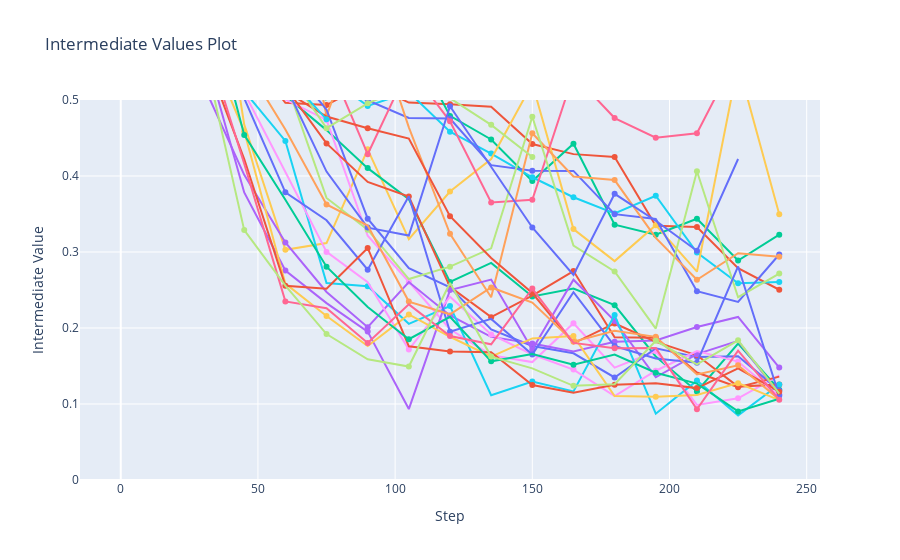

Here is the notebook cell this chart was saved with:
### Code cell
fig = optuna.visualization.plot_intermediate_values(study_architecture)

# Fix the visible y-range
fig.update_yaxes(range=[0.0, 0.5])

### Figure 1 — Plotly figure (JSON) as saved in the notebook; plotly's stock layout.template omitted (floating-point values rounded to 4 significant figures)
{"data": [{"marker": {"maxdisplayed": 10}, "mode": "lines+markers", "name": "Trial0", "type": "scatter", "x": [0, 15, 30, 45, 60, 75, 90, 105, 120, 135, 150, 165, 180, 195, 210, 225, 240], "y": [0.5898, 0.741, 0.7088, 0.7066, 0.6888, 0.6583, 0.6375, 0.6383, 0.6148, 0.593, 0.5867, 0.5713, 0.5542, 0.5459, 0.54, 0.5217, 0.5199]}, {"marker": {"maxdisplayed": 10}, "mode": "lines+markers", "name": "Trial1", "type": "scatter", "x": [0, 15, 30, 45, 60, 75, 90, 105, 120, 135, 150, 165, 180, 195, 210, 225, 240], "y": [0.6424, 0.6892, 0.5405, 0.5661, 0.4963, 0.4933, 0.5222, 0.4966, 0.4945, 0.491, 0.442, 0.4288, 0.4249, 0.3345, 0.3329, 0.2788, 0.2503]}, {"marker": {"maxdisplayed": 10}, "mode": "lines+markers", "name": "Trial2", "type": "scatter", "x": [0, 15, 30, 45, 60, 75, 90, 105, 120, 135, 150, 165, 180, 195, 210, 225, 240], "y": [0.7186, 0.683, 0.6777, 0.5893, 0.6329, 0.575, 0.517, 0.5811, 0.4791, 0.4481, 0.3933, 0.4425, 0.3359, 0.3227, 0.3438, 0.2888, 0.3228]}, {"marker": {"maxdisplayed": 10}, "mode": "lines+markers", "name": "Trial3", "type": "scatter", "x": [0, 15, 30, 45, 60, 75, 90, 105, 120, 135, 150, 165, 180, 195, 210, 225, 240], "y": [0.6823, 0.6816, 0.6942, 0.6906, 0.6827, 0.6743, 0.6663, 0.6515, 0.6258, 0.6471, 0.6115, 0.6022, 0.5959, 0.5758, 0.5706, 0.5545, 0.5282]}, {"marker": {"maxdisplayed": 10}, "mode": "lines+markers", "name": "Trial4", "type": "scatter", "x": [0, 15, 30, 45, 60, 75, 90, 105, 120, 135, 150, 165, 180, 195, 210, 225, 240], "y": [0.6313, 0.7685, 0.6963, 0.7045, 0.6967, 0.6831, 0.6809, 0.682, 0.6928, 0.6828, 0.6825, 0.6803, 0.6804, 0.6778, 0.6781, 0.6716, 0.6696]}, {"marker": {"maxdisplayed": 10}, "mode": "lines+markers", "name": "Trial5", "type": "scatter", "x": [0, 15, 30, 45, 60, 75, 90, 105, 120, 135, 150, 165, 180, 195, 210, 225, 240], "y": [0.7179, 0.7164, 0.6271, 0.6053, 0.5499, 0.5313, 0.4922, 0.5102, 0.4584, 0.4295, 0.3983, 0.372, 0.3507, 0.3741, 0.2993, 0.2589, 0.2604]}, {"marker": {"maxdisplayed": 10}, "mode": "lines+markers", "name": "Trial6", "type": "scatter", "x": [0, 15, 30, 45, 60, 75, 90, 105, 120, 135, 150], "y": [0.6045, 0.7273, 0.7026, 0.6961, 0.6795, 0.6679, 0.6637, 0.6507, 0.6272, 0.6162, 0.6212]}, {"marker": {"maxdisplayed": 10}, "mode": "lines+markers", "name": "Trial7", "type": "scatter", "x": [0, 15, 30, 45, 60, 75], "y": [0.6772, 0.6693, 0.6709, 0.6751, 0.6768, 0.6922]}, {"marker": {"maxdisplayed": 10}, "mode": "lines+markers", "name": "Trial8", "type": "scatter", "x": [0, 15, 30, 45, 60, 75], "y": [1.796, 0.8525, 0.9101, 0.8931, 0.8451, 0.8181]}, {"marker": {"maxdisplayed": 10}, "mode": "lines+markers", "name": "Trial9", "type": "scatter", "x": [0, 15, 30, 45, 60, 75, 90, 105, 120, 135, 150, 165, 180, 195, 210, 225, 240], "y": [3.204, 1.452, 0.8111, 0.4676, 0.3028, 0.3118, 0.4351, 0.317, 0.3795, 0.4224, 0.5217, 0.3302, 0.288, 0.3353, 0.2741, 0.5473, 0.3496]}, {"marker": {"maxdisplayed": 10}, "mode": "lines+markers", "name": "Trial10", "type": "scatter", "x": [0, 15, 30, 45, 60, 75, 90, 105, 120, 135, 150, 165, 180, 195, 210, 225, 240], "y": [0.7158, 0.6806, 0.6437, 0.5819, 0.5756, 0.5305, 0.4997, 0.4764, 0.4756, 0.4142, 0.407, 0.4067, 0.3498, 0.3435, 0.2484, 0.2343, 0.2967]}, {"marker": {"maxdisplayed": 10}, "mode": "lines+markers", "name": "Trial11", "type": "scatter", "x": [0, 15, 30, 45, 60, 75], "y": [0.6053, 0.7191, 0.6965, 0.6338, 0.6121, 0.5915]}, {"marker": {"maxdisplayed": 10}, "mode": "lines+markers", "name": "Trial12", "type": "scatter", "x": [0, 15, 30, 45, 60, 75, 90, 105, 120, 135, 150, 165, 180, 195, 210, 225, 240], "y": [0.9325, 0.6889, 0.5597, 0.5592, 0.5055, 0.4604, 0.4104, 0.3694, 0.2606, 0.2856, 0.2414, 0.2518, 0.2301, 0.1626, 0.1165, 0.1795, 0.1189]}, {"marker": {"maxdisplayed": 10}, "mode": "lines+markers", "name": "Trial13", "type": "scatter", "x": [0, 15, 30, 45, 60, 75], "y": [0.8364, 0.6847, 0.6713, 0.5756, 0.5698, 0.5555]}, {"marker": {"maxdisplayed": 10}, "mode": "lines+markers", "name": "Trial14", "type": "scatter", "x": [0, 15, 30, 45, 60, 75, 90, 105, 120, 135, 150, 165, 180, 195, 210, 225, 240], "y": [2.684, 0.6896, 0.61, 0.5238, 0.7449, 0.479, 0.6271, 0.464, 0.324, 0.2405, 0.4563, 0.3994, 0.3947, 0.3186, 0.2635, 0.2984, 0.2936]}, {"marker": {"maxdisplayed": 10}, "mode": "lines+markers", "name": "Trial15", "type": "scatter", "x": [0, 15, 30, 45, 60, 75], "y": [0.9246, 0.7073, 0.6851, 0.5928, 0.5578, 0.6387]}, {"marker": {"maxdisplayed": 10}, "mode": "lines+markers", "name": "Trial16", "type": "scatter", "x": [0, 15, 30, 45, 60, 75, 90, 105, 120, 135, 150, 165, 180, 195, 210, 225], "y": [2.168, 0.6074, 0.6739, 0.6444, 0.5307, 0.5562, 0.4287, 0.5435, 0.4719, 0.3651, 0.3688, 0.5335, 0.4762, 0.4503, 0.4562, 0.5614]}, {"marker": {"maxdisplayed": 10}, "mode": "lines+markers", "name": "Trial17", "type": "scatter", "x": [0, 15, 30, 45, 60, 75], "y": [6.701, 2.004, 0.8712, 2.153, 1.141, 1.253]}, {"marker": {"maxdisplayed": 10}, "mode": "lines+markers", "name": "Trial18", "type": "scatter", "x": [0, 15, 30, 45, 60, 75, 90, 105, 120, 135, 150, 165, 180, 195, 210, 225, 240], "y": [1.049, 0.7382, 0.6226, 0.6205, 0.5005, 0.4738, 0.3214, 0.2609, 0.1984, 0.1642, 0.1552, 0.2063, 0.1478, 0.1695, 0.09883, 0.1075, 0.1377]}, {"marker": {"maxdisplayed": 10}, "mode": "lines+markers", "name": "Trial19", "type": "scatter", "x": [0, 15, 30, 45, 60, 75], "y": [0.7223, 0.7411, 0.67, 0.6081, 0.6064, 0.6]}, {"marker": {"maxdisplayed": 10}, "mode": "lines+markers", "name": "Trial20", "type": "scatter", "x": [0, 15, 30, 45, 60, 75, 90, 105, 120, 135, 150, 165, 180, 195, 210, 225, 240], "y": [0.9657, 0.7924, 0.7233, 0.6402, 0.5543, 0.4872, 0.3439, 0.2787, 0.2536, 0.1982, 0.1763, 0.1667, 0.1349, 0.1733, 0.1617, 0.1627, 0.1179]}, {"marker": {"maxdisplayed": 10}, "mode": "lines+markers", "name": "Trial21", "type": "scatter", "x": [0, 15, 30, 45, 60, 75, 90, 105, 120, 135, 150, 165, 180, 195, 210, 225, 240], "y": [0.9148, 0.6867, 0.5785, 0.5853, 0.5169, 0.4429, 0.3921, 0.3729, 0.2542, 0.2143, 0.2426, 0.275, 0.1877, 0.1872, 0.1414, 0.1222, 0.136]}, {"marker": {"maxdisplayed": 10}, "mode": "lines+markers", "name": "Trial22", "type": "scatter", "x": [0, 15, 30, 45, 60, 75], "y": [1.09, 0.7466, 0.6804, 0.5704, 0.599, 0.5132]}, {"marker": {"maxdisplayed": 10}, "mode": "lines+markers", "name": "Trial23", "type": "scatter", "x": [0, 15, 30, 45, 60, 75, 90, 105, 120, 135, 150, 165, 180, 195, 210, 225, 240], "y": [1.849, 0.7971, 0.5206, 0.4016, 0.3125, 0.2474, 0.201, 0.2604, 0.2166, 0.1883, 0.1795, 0.1692, 0.1818, 0.1836, 0.2012, 0.2145, 0.1479]}, {"marker": {"maxdisplayed": 10}, "mode": "lines+markers", "name": "Trial24", "type": "scatter", "x": [0, 15, 30, 45, 60, 75], "y": [0.7213, 0.7295, 0.6993, 0.6617, 0.6345, 0.5902]}, {"marker": {"maxdisplayed": 10}, "mode": "lines+markers", "name": "Trial25", "type": "scatter", "x": [0, 15, 30, 45, 60, 75], "y": [0.7217, 0.6763, 0.6505, 0.6361, 0.606, 0.5898]}, {"marker": {"maxdisplayed": 10}, "mode": "lines+markers", "name": "Trial26", "type": "scatter", "x": [0, 15, 30, 45, 60, 75], "y": [0.7257, 0.764, 0.6621, 0.5705, 0.6028, 0.5525]}, {"marker": {"maxdisplayed": 10}, "mode": "lines+markers", "name": "Trial27", "type": "scatter", "x": [0, 15, 30, 45, 60, 75, 90, 105, 120, 135, 150, 165, 180, 195, 210, 225, 240], "y": [2.427, 0.809, 0.6148, 0.5367, 0.5263, 0.3711, 0.3293, 0.2644, 0.2807, 0.3048, 0.4779, 0.3086, 0.2744, 0.1992, 0.4063, 0.2405, 0.2717]}, {"marker": {"maxdisplayed": 10}, "mode": "lines+markers", "name": "Trial28", "type": "scatter", "x": [0, 15, 30, 45, 60, 75], "y": [0.607, 0.7668, 0.693, 0.7119, 0.6789, 0.6871]}, {"marker": {"maxdisplayed": 10}, "mode": "lines+markers", "name": "Trial29", "type": "scatter", "x": [0, 15, 30, 45, 60, 75], "y": [0.6607, 0.7208, 0.6152, 0.5886, 0.5459, 0.5129]}, {"marker": {"maxdisplayed": 10}, "mode": "lines+markers", "name": "Trial30", "type": "scatter", "x": [0, 15, 30, 45, 60, 75, 90, 105, 120, 135, 150, 165, 180, 195, 210, 225], "y": [1.612, 1.038, 0.5441, 0.5368, 0.5197, 0.4058, 0.3321, 0.3217, 0.4918, 0.4118, 0.3323, 0.2699, 0.3766, 0.3411, 0.3016, 0.4224]}, {"marker": {"maxdisplayed": 10}, "mode": "lines+markers", "name": "Trial31", "type": "scatter", "x": [0, 15, 30, 45, 60, 75, 90, 105, 120, 135, 150, 165, 180, 195, 210, 225, 240], "y": [1.01, 0.6708, 0.5759, 0.533, 0.5116, 0.4782, 0.4629, 0.4493, 0.3472, 0.2921, 0.246, 0.1798, 0.206, 0.1817, 0.1641, 0.1229, 0.1257]}, {"marker": {"maxdisplayed": 10}, "mode": "lines+markers", "name": "Trial32", "type": "scatter", "x": [0, 15, 30, 45, 60, 75], "y": [1.319, 0.7611, 0.5941, 0.5422, 0.523, 0.5003]}, {"marker": {"maxdisplayed": 10}, "mode": "lines+markers", "name": "Trial33", "type": "scatter", "x": [0, 15, 30, 45, 60, 75, 90, 105, 120, 135, 150, 165, 180, 195, 210, 225, 240], "y": [1.766, 0.9581, 0.571, 0.3783, 0.2756, 0.2328, 0.1953, 0.09334, 0.2499, 0.2637, 0.1717, 0.2635, 0.2093, 0.1351, 0.1656, 0.1831, 0.1125]}, {"marker": {"maxdisplayed": 10}, "mode": "lines+markers", "name": "Trial34", "type": "scatter", "x": [0, 15, 30, 45, 60, 75], "y": [0.7783, 0.7256, 0.7053, 0.6054, 0.5743, 0.5725]}, {"marker": {"maxdisplayed": 10}, "mode": "lines+markers", "name": "Trial35", "type": "scatter", "x": [0, 15, 30, 45, 60, 75, 90, 105, 120, 135, 150, 165, 180, 195, 210, 225, 240], "y": [0.9853, 0.6288, 0.5394, 0.5117, 0.4462, 0.2592, 0.2549, 0.2055, 0.2288, 0.1115, 0.1297, 0.1166, 0.2171, 0.0872, 0.1308, 0.08504, 0.1258]}, {"marker": {"maxdisplayed": 10}, "mode": "lines+markers", "name": "Trial36", "type": "scatter", "x": [0, 15, 30, 45, 60, 75], "y": [0.7139, 0.6157, 0.534, 0.5459, 0.5455, 0.5281]}, {"marker": {"maxdisplayed": 10}, "mode": "lines+markers", "name": "Trial37", "type": "scatter", "x": [0, 15, 30, 45, 60, 75, 90, 105, 120, 135, 150], "y": [0.7099, 0.7039, 0.6227, 0.5369, 0.5422, 0.463, 0.4956, 0.5185, 0.5024, 0.4673, 0.4249]}, {"marker": {"maxdisplayed": 10}, "mode": "lines+markers", "name": "Trial38", "type": "scatter", "x": [0, 15, 30, 45, 60, 75, 90, 105, 120, 135, 150, 165, 180, 195, 210, 225, 240], "y": [1.152, 0.6573, 0.6641, 0.5096, 0.4052, 0.3001, 0.2602, 0.1717, 0.2412, 0.1915, 0.1652, 0.1452, 0.1103, 0.1438, 0.1696, 0.1558, 0.11]}, {"marker": {"maxdisplayed": 10}, "mode": "lines+markers", "name": "Trial39", "type": "scatter", "x": [0, 15, 30, 45, 60, 75, 90, 105, 120, 135, 150, 165, 180, 195, 210, 225, 240], "y": [1.35, 0.859, 0.587, 0.4588, 0.2584, 0.2158, 0.1762, 0.2178, 0.1885, 0.1622, 0.1862, 0.1894, 0.1106, 0.1094, 0.1119, 0.1274, 0.105]}, {"marker": {"maxdisplayed": 10}, "mode": "lines+markers", "name": "Trial40", "type": "scatter", "x": [0, 15, 30, 45, 60, 75, 90, 105, 120, 135, 150, 165, 180, 195, 210, 225, 240], "y": [2.023, 1.108, 0.5843, 0.5022, 0.3785, 0.3418, 0.2767, 0.3734, 0.195, 0.2119, 0.1651, 0.247, 0.1762, 0.1599, 0.1544, 0.281, 0.1109]}, {"marker": {"maxdisplayed": 10}, "mode": "lines+markers", "name": "Trial41", "type": "scatter", "x": [0, 15, 30, 45, 60, 75, 90, 105, 120, 135, 150, 165, 180, 195, 210, 225, 240], "y": [1.175, 0.741, 0.5654, 0.4223, 0.2555, 0.2516, 0.3053, 0.1759, 0.1692, 0.1681, 0.1251, 0.1149, 0.1253, 0.1272, 0.1209, 0.1468, 0.1163]}, {"marker": {"maxdisplayed": 10}, "mode": "lines+markers", "name": "Trial42", "type": "scatter", "x": [0, 15, 30, 45, 60, 75, 90, 105, 120, 135, 150, 165, 180, 195, 210, 225, 240], "y": [1.441, 0.7615, 0.6586, 0.4541, 0.3688, 0.2806, 0.2277, 0.1852, 0.2146, 0.1561, 0.1658, 0.1517, 0.1652, 0.1411, 0.1269, 0.09025, 0.1069]}, {"marker": {"maxdisplayed": 10}, "mode": "lines+markers", "name": "Trial43", "type": "scatter", "x": [0, 15, 30, 45, 60, 75], "y": [0.9709, 0.7135, 0.633, 0.5863, 0.6107, 0.5108]}, {"marker": {"maxdisplayed": 10}, "mode": "lines+markers", "name": "Trial44", "type": "scatter", "x": [0, 15, 30, 45, 60, 75, 90, 105, 120, 135, 150, 165, 180, 195, 210, 225, 240], "y": [1.388, 0.7208, 0.5745, 0.5494, 0.4611, 0.3626, 0.3348, 0.2347, 0.218, 0.2534, 0.2334, 0.1821, 0.1964, 0.1883, 0.1388, 0.151, 0.1061]}, {"marker": {"maxdisplayed": 10}, "mode": "lines+markers", "name": "Trial45", "type": "scatter", "x": [0, 15, 30, 45, 60, 75], "y": [1.725, 0.689, 0.7092, 0.6279, 0.5336, 0.4746]}, {"marker": {"maxdisplayed": 10}, "mode": "lines+markers", "name": "Trial46", "type": "scatter", "x": [0, 15, 30, 45, 60, 75, 90, 105, 120, 135, 150, 165, 180, 195, 210, 225, 240], "y": [1.678, 0.748, 0.5894, 0.4161, 0.235, 0.2261, 0.1804, 0.2311, 0.1894, 0.1786, 0.2518, 0.1804, 0.1734, 0.1736, 0.09303, 0.1701, 0.1057]}, {"marker": {"maxdisplayed": 10}, "mode": "lines+markers", "name": "Trial47", "type": "scatter", "x": [0, 15, 30, 45, 60, 75, 90, 105, 120, 135, 150, 165, 180, 195, 210, 225, 240], "y": [1.526, 0.7002, 0.5673, 0.3288, 0.2558, 0.192, 0.1589, 0.1493, 0.2591, 0.1624, 0.1469, 0.1239, 0.126, 0.1832, 0.1523, 0.1837, 0.1137]}, {"marker": {"maxdisplayed": 10}, "mode": "lines+markers", "name": "Trial48", "type": "scatter", "x": [0, 15, 30, 45, 60, 75], "y": [1.414, 0.6778, 0.6111, 0.6179, 0.6963, 0.6303]}, {"marker": {"maxdisplayed": 10}, "mode": "lines+markers", "name": "Trial49", "type": "scatter", "x": [0, 15, 30, 45, 60, 75], "y": [0.6132, 0.7205, 0.7165, 0.692, 0.6687, 0.6763]}], "layout": {"showlegend": false, "title": {"text": "Intermediate Values Plot"}, "xaxis": {"title": {"text": "Step"}}, "yaxis": {"range": [0, 0.5], "title": {"text": "Intermediate Value"}}}}
